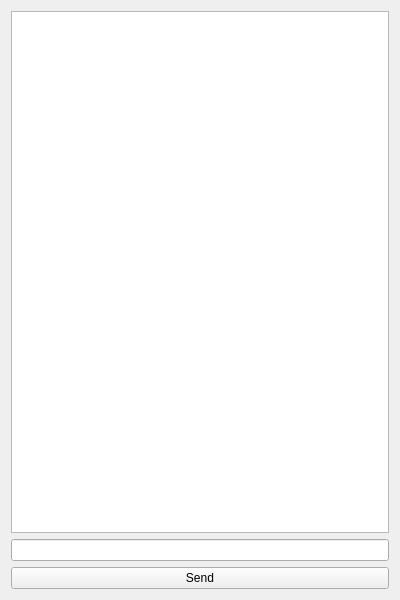
<?xml version="1.0" encoding="UTF-8"?>
<ui version="4.0">
 <class>ChatInterface</class>
 <widget class="QWidget" name="ChatInterface">
  <property name="geometry">
   <rect>
    <x>0</x>
    <y>0</y>
    <width>400</width>
    <height>600</height>
   </rect>
  </property>
  <property name="windowTitle">
   <string>Chat Assistant</string>
  </property>
  <layout class="QVBoxLayout" name="verticalLayout">
   <item>
    <widget class="QTextEdit" name="chat_history"/>
   </item>
   <item>
    <widget class="QLineEdit" name="user_input"/>
   </item>
   <item>
    <widget class="QPushButton" name="send_button">
     <property name="text">
      <string>Send</string>
     </property>
    </widget>
   </item>
  </layout>
 </widget>
 <resources/>
 <connections/>
</ui>
